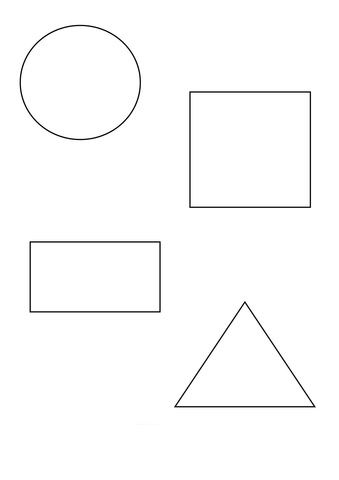
#> input picture Utils/test_img.jpg, 339 x 480 px
$ jupyter execute shape-detection.ipynb   (older library calls are emulated)
#> lines starting #> are read from the running program, lines starting #| are printed output that depends on the picture; after the words box and inside, x2 and y2 are one past the last pixel; in counts of white or black regions, pixels touching at a corner belong together
[cell 1]
import cv2
import imutils
import numpy as np
from matplotlib import pyplot as plt

[cell 2]
class ShapeDetector:

	def predict_shape(self, c):

		shape = None
		peri = cv2.arcLength(c, True)
		approx = cv2.approxPolyDP(c, 0.04 * peri, True)

		if len(approx) == 3:
			shape = "triangle"
		elif len(approx) == 4:
			(x, y, w, h) = cv2.boundingRect(approx)
			ar = w / float(h)
			shape = "square" if ar >= 0.95 and ar <= 1.05 else "rectangle"
		elif len(approx) == 5:
			shape = "pentagon"
		elif len(approx) > 5:
			shape = "circle"

		return shape

	def detect_shapes(self, image):

		image_copy = image.copy()
		image_copy = cv2.cvtColor(image_copy, cv2.COLOR_RGB2GRAY)

		resized = imutils.resize(image_copy, width=100)
		ratio = image_copy.shape[0] / float(resized.shape[0])

		cnts = cv2.findContours(resized, cv2.RETR_EXTERNAL, cv2.CHAIN_APPROX_SIMPLE)
		cnts = imutils.grab_contours(cnts)

		image_copy = cv2.cvtColor(image_copy,cv2.COLOR_GRAY2RGB)

		for c in cnts:

			if cv2.contourArea(c) < 4:
				continue

			M = cv2.moments(c)
			if M["m00"] > 0:
				cX = int((M["m10"] / M["m00"]) * ratio)
				cY = int((M["m01"] / M["m00"]) * ratio)
				shape = self.predict_shape(c)
				if shape == None : continue
				c = c.astype("float")
				c *= ratio
				c = c.astype("int")

				cv2.drawContours(image_copy, [c], -1, (255, 0, 0), 2)
				cv2.putText(image_copy, shape, (cX, cY), cv2.FONT_HERSHEY_SIMPLEX,
					0.5, (0, 0, 255), 2)


		return image_copy

[cell 3]
def preprocess(image):

    img_copy = cv2.cvtColor(image.copy(), cv2.COLOR_BGR2GRAY)

    bg_img = cv2.bilateralFilter(img_copy, d=55, sigmaColor=75, sigmaSpace=75)
    divided = cv2.divide(img_copy, bg_img, scale=255)

    clahe = cv2.createCLAHE(clipLimit = 2)
    final_img = clahe.apply(divided) + 30

    final_img = cv2.GaussianBlur(final_img, (3,3), sigmaX=33, sigmaY=33)
    (thresh, final_img) = cv2.threshold(final_img, 0, 255, cv2.THRESH_BINARY | cv2.THRESH_OTSU)

    final_img = cv2.cvtColor(final_img, cv2.COLOR_GRAY2BGR)

    # final_img = cv2.bitwise_not(final_img)

    return final_img

def shadow_remove(img):
    rgb_planes = cv2.split(img)
    result_norm_planes = []
    for plane in rgb_planes:
        dilated_img = cv2.dilate(plane, np.ones((7, 7), np.uint8),iterations=5)

        # Use bilateral filter instead of medianBlur
        bg_img = cv2.bilateralFilter(dilated_img, d=20, sigmaColor=75, sigmaSpace=75)

        diff_img = 255 - cv2.absdiff(plane, bg_img)
        norm_img = cv2.normalize(diff_img, None, alpha=20, beta=255, norm_type=cv2.NORM_MINMAX, dtype=cv2.CV_8UC1)
        result_norm_planes.append(norm_img)

    shadowremov = cv2.merge(result_norm_planes)
    return shadowremov

[cell 4]
shape_detector = ShapeDetector()
image = cv2.imread("./test_img.jpg")
#> image is the input picture: shape (480, 339, 3); min 0, max 255, mean 251.7

[cell 5]
img_shadow_removed = shadow_remove(image)
#> the loop in shadow_remove, `for plane in rgb_planes:` made 3 passes
#> after the loop in shadow_remove, `for plane in rgb_planes:`: result_norm_planes = 3 items
plt.imshow(img_shadow_removed)

[cell 6]
img_preprocess = preprocess(img_shadow_removed)
#> in preprocess, `bg_img = cv2.bilateralFilter(img_copy, d=55, sigmaColor=75, sigmaSpace..`:
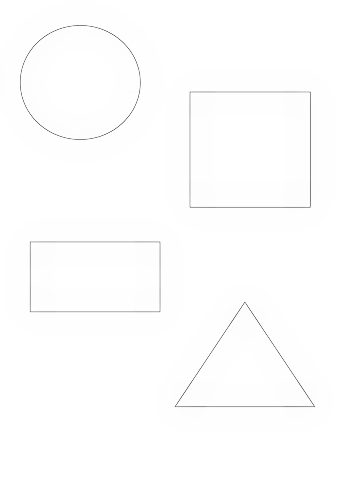
#> bg_img: shape (480, 339); min 97, max 255, mean 253.4
#> in preprocess, `final_img = clahe.apply(divided) + 30`:
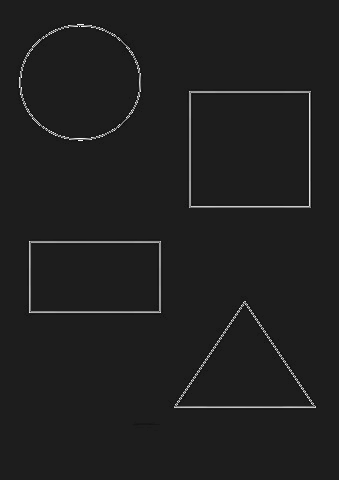
#> final_img: shape (480, 339); min 0, max 255, mean 31.4
#> in preprocess, `final_img = cv2.GaussianBlur(final_img, (3,3), sigmaX=33, sigmaY=33)`:
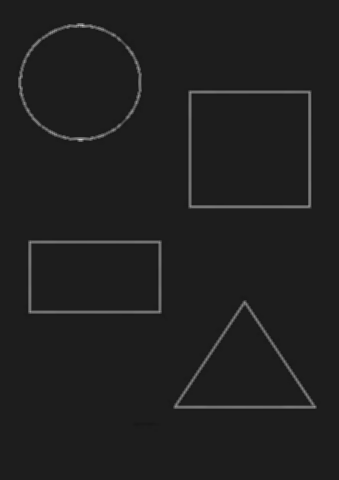
#> final_img: shape (480, 339); min 22, max 198, mean 31.4
#> in preprocess, `(thresh, final_img) = cv2.threshold(final_img, 0, 255, cv2.THRESH_BINA..`:
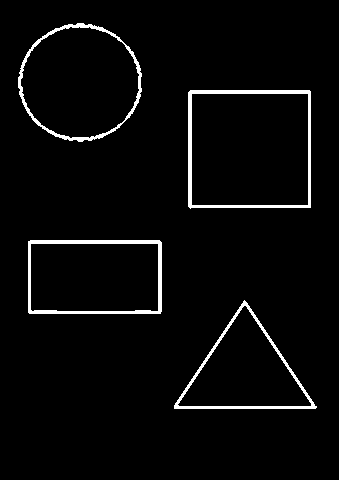
#> final_img: shape (480, 339); 3.4% white; 4 white regions, box (x1, y1, x2, y2) and area: (188, 90, 311, 209) 1634, (28, 240, 162, 314) 1439, (174, 300, 317, 409) 1191, (18, 23, 142, 142) 1188
#> in preprocess, `(thresh, final_img) = cv2.threshold(final_img, 0, 255, cv2.THRESH_BINA..`: thresh = 63
#> in preprocess, `final_img = cv2.cvtColor(final_img, cv2.COLOR_GRAY2BGR)`: final_img: shape (480, 339, 3); 3.4% white; 4 white regions
plt.imshow(img_preprocess)

[cell 7]
img_shape_detected = shape_detector.detect_shapes(img_preprocess)
#> in detect_shapes, `resized = imutils.resize(image_copy, width=100)`:
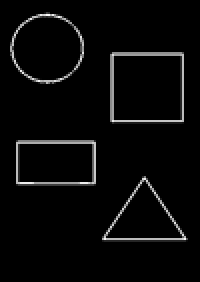
#> resized: shape (141, 100) (shown 2 times larger); min 0, max 252, mean 8.5
#> in detect_shapes, `cnts = cv2.findContours(resized, cv2.RETR_EXTERNAL, cv2.CHAIN_APPROX_S..`: cnts = 4 contours; box (x1, y1, x2, y2) and area: (55, 26, 92, 62) 1260, (5, 6, 42, 42) 1004, (8, 70, 48, 93) 858, (51, 88, 94, 121) 728
#> the loop in detect_shapes, `for c in cnts: ` made 4 passes
#> (c, cX, cY, peri in predict_shape, approx in predict_shape, x in predict_shape, y in predict_shape, w in predict_shape) on passes 2 to 3: ([[27, 238], [27, 313], [160, 313], [160, 238]], 93, 275, 122, [[8, 70], [8, 92], [47, 92], [47, 70]], 8, 70, 40), ([[187, 88], [187, 207], [309, 207], [309, 88]], 248, 148, 142, [[55, 26], [55, 61], [91, 61], [91, 26]], 55, 26, 37)
#> (cX, cY, peri in predict_shape, approx in predict_shape, shape) on pass 1: (244, 370, 124, [[51, 118], [93, 120], [72, 88]], 'triangle')
#> after the loop in detect_shapes, `for c in cnts:`:
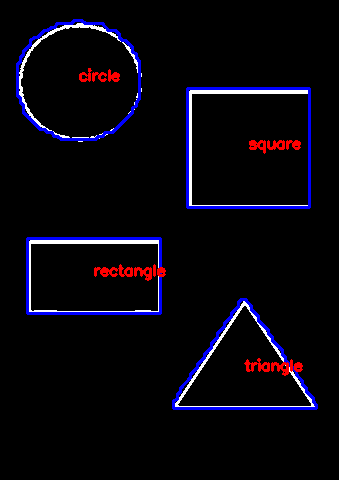
#> image_copy: shape (480, 339, 3); mean B, G, R 13.6, 5.3, 7.8
